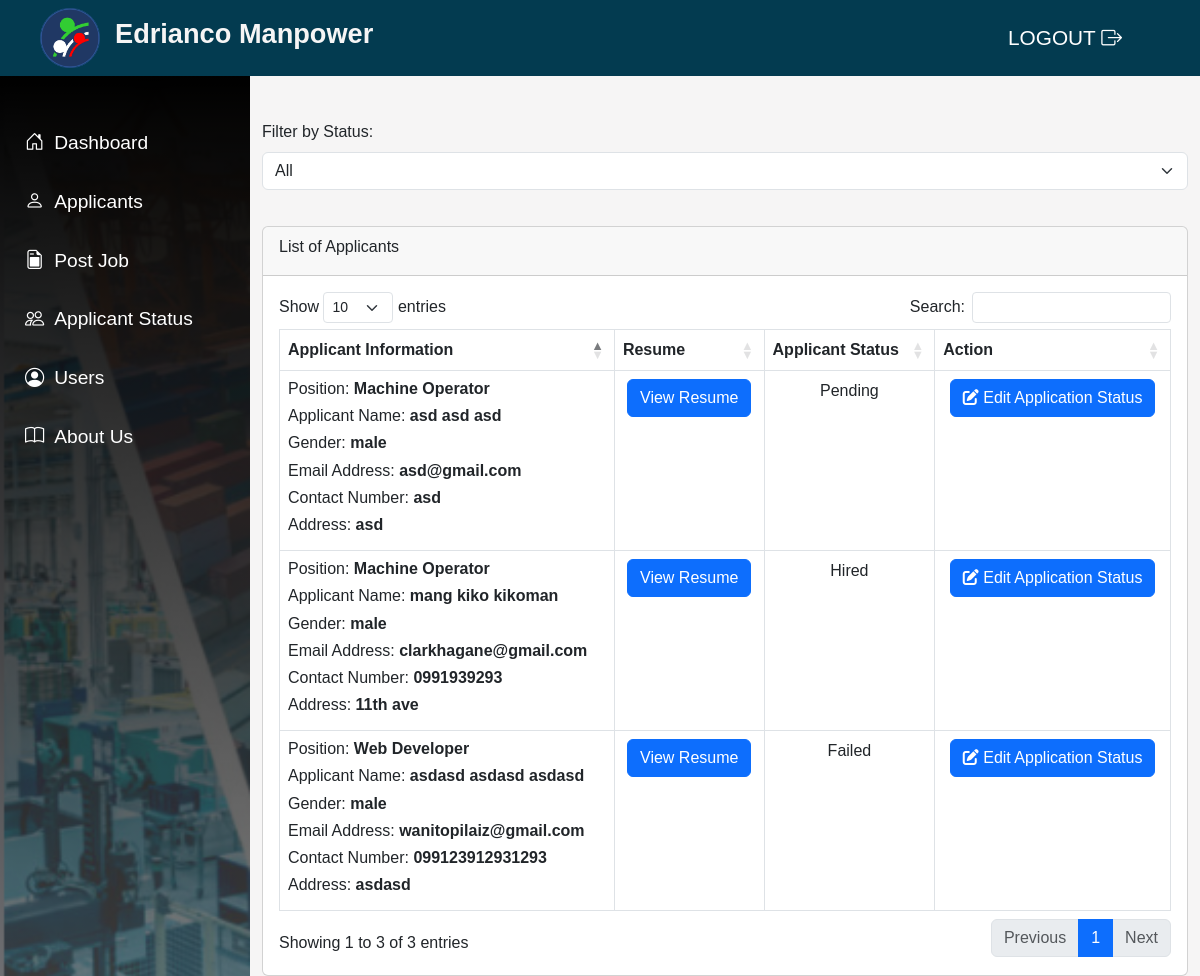
Screenshot of /admin/applicant_status.php (signed in) with the database file from the repository.
### tables this page shows
CREATE TABLE `tbl_applicant` (
  `id` int(11) NOT NULL,
  `job_id` text NOT NULL,
  `firstname` text NOT NULL,
  `middlename` text NOT NULL,
  `lastname` text NOT NULL,
  `gender` text NOT NULL,
  `email` text NOT NULL,
  `contact` text NOT NULL,
  `address` text NOT NULL,
  `resume` text NOT NULL,
  `status` text NOT NULL,
  `high_school` text NOT NULL,
  `high_school_year` text NOT NULL,
  `college` text NOT NULL,
  `college_year` text NOT NULL,
  `postgraduate` text NOT NULL,
  `postgraduate_year` text NOT NULL
);

CREATE TABLE `tbl_job` (
  `id` int(11) NOT NULL,
  `position` text NOT NULL,
  `availability` text NOT NULL,
  `salary` text NOT NULL,
  `job_type` text NOT NULL,
  `description` text NOT NULL,
  `status` text NOT NULL,
  `date_created` date DEFAULT current_timestamp(),
  `account_id` text NOT NULL,
  `account_edited` text NOT NULL,
  `date_updated` text NOT NULL
);

### admin/applicant_status.php (the view, shortened to what this page needs)
<?php
include 'config.php';
?>
<!DOCTYPE html>
<html lang="en">
<head>
	<link rel="stylesheet" href="https://cdnjs.cloudflare.com/ajax/libs/font-awesome/6.0.0-beta3/css/all.min.css">
    <link rel="stylesheet" href="https://cdn.jsdelivr.net/npm/bootstrap@5.3.0-alpha1/dist/css/bootstrap.min.css">
	<link rel="stylesheet" href="https://cdn.datatables.net/1.11.5/css/dataTables.bootstrap5.min.css">
    <link rel="stylesheet" href="https://cdn.jsdelivr.net/npm/bootstrap-icons@1.11.3/font/bootstrap-icons.min.css">
    <link rel="stylesheet" href="Istyle.css">
</head>
<body>
    <header>
        <nav class="navbar">
            <a href="#" class="logo">
                <img src="images/po.png" alt="logo">
                <h2>Edrianco Manpower</h2>
            </a>
            <a class="logoutbtn" href="logout.php" type="button" style="text-decoration: none;" name="logout"> LOGOUT   <i class="bi bi-box-arrow-right"></i></a>
        </nav>
    </header>
    <div class="sidebar">
        <a href="index.php"><i class="bi bi-house-door"></i> Dashboard</a>
        <a href="applicant.php"><i class="bi bi-person"></i> Applicants</a>
        <a href="job.php"><i class="bi bi-file-earmark-post"></i> Post Job</a>
        <a href="applicant_status.php"><i class="bi bi-people"></i> Applicant Status</a>
        <a href="user.php"><i class="bi bi-person-circle"></i> Users</a>
        <a href="about.php"><i class="bi bi-book"></i> About Us</a>
    </div>
	<div class="content">
    <div class="container-fluid mt-5">
        <div class="row" style="margin-top:120px;">
             <div class="mb-3">
             <label for="statusFilter" class="form-label">Filter by Status:</label>
             <select class="form-select" id="statusFilter">
                                <option value="">All</option>
                            </select>
                        </div>
        </div>
        <div class="row">
            <div class="col-md-12 col-lg-12">
                <div class="card" style="margin-top:20px;">
                    <div class="card-header">
                        <div class="card-title">List of Applicants</div>
                    </div>
                    <div class="card-body">
							<?php
							try {
								$sql = "SELECT *, ta.id as id, ta.status as status FROM tbl_applicant as ta LEFT JOIN tbl_job as tj ON ta.job_id = tj.id";
								$stmt = $pdo->query($sql);
								$applicants = $stmt->fetchAll(PDO::FETCH_ASSOC);
							} catch (PDOException $e) {
								echo "Error: " . $e->getMessage();
							}
							?>
                            <table id="table" class="table table-bordered">
                                <thead style="text-align:center;">
                                    <tr>
                                        <th>Applicant Information</th>
										<th>Resume</th>
                                        <th>Applicant Status</th>
                                        <th>Action</th>
                                    </tr>
                                </thead>
								<tbody>
									<?php foreach ($applicants as $applicant): ?>
										<tr>
											<td><h6 class="fw-normal">Position: <span class="fw-bold"><?= $applicant['position'] ?></span> </h6>
											<h6 class="fw-normal">Applicant Name: <span class="fw-bold"><?= $applicant['firstname'] ?> <?= $applicant['middlename'] ?> <?= $applicant['lastname'] ?></span> </h6>
											<h6 class="fw-normal">Gender: <span class="fw-bold"><?= $applicant['gender'] ?></span> </h6>
											<h6 class="fw-normal">Email Address: <span class="fw-bold"><?= $applicant['email'] ?></span> </h6>
											<h6 class="fw-normal">Contact Number: <span class="fw-bold"><?= $applicant['contact'] ?></span> </h6>
											<h6 class="fw-normal">Address: <span class="fw-bold"><?= $applicant['address'] ?></span> </h6></td>
											<td  style="text-align:center;"><a type="button" class="btn btn-primary" href="<?= $applicant['resume'] ?>" target="_blank">View Resume</a></td>
											<td  style="text-align:center;"><?= $applicant['status'] ?></td>
											<td  style="text-align:center;">
												<button class="btn btn-primary editApplicantStatus"
												data-id="<?php echo $applicant['id'];?>"
												data-status="<?php echo $applicant['status'];?>"
												><i class="fas fa-edit"></i> Edit Application Status</button>
											</td>
										</tr>
									<?php endforeach; ?>
								</tbody>
                            </table>
                        </div>
                    </div>
                </div>
            </div>
        </div>
    </div>
</body>
</html>

### admin/Istyle.css (style rules this page uses)
* { padding: 0; margin: o; box-sizing: border-box; font-family: Arial, sans-serif; }
body { width: 100%; height: 100%; background: #f6f5f5; }
header { position: fixed; width: 100%; left: 0; top: 0; }
.navbar { display: flex; align-items: center; margin: 0 auto; background: #033b50; justify-content: space-between; }
.navbar .logo { display: flex; gap: 15px; margin-left: 40px; text-decoration: none; align-items: center; }
.navbar .logo img { width: 60px; }
.navbar .logo h2 { font-size: 1.7rem; color: #f6f5f5; font-weight: 700; }
.navbar .logoutbtn { border: none; outline: none; color: #fff; font-size: 1.3rem; font-weight: 400; padding: 10px 18px; border-radius: 5px; cursor: pointer; background: none; margin-right: 60px; }
.sidebar { padding-top: 3rem; display: flex; justify-content: start; align-items: center; flex-direction: column; gap: 20px; height: 100%; width: 250px; position: fixed; background-image: linear-gradient(to top, rgba(0, 0, 0, 0.466), black), url("images/sidebg1.png"); background-repeat: no-repeat; background-size: cover; left: 0; top: 76px; z-index: 1; overflow-x: hidden; }
.sidebar a { width: 100%; display: flex; justify-content: start; padding-left: 25px; padding-top: 5px; padding-bottom: 5px; gap: 10px; color: #fff; font-size: 1.2rem; font-weight: 500; text-decoration: none; transition: 0.4s ease; font-family: Arial, sans-serif; }

### admin/applicant_status.php (style rules this page uses)
@media (min-width: 768px) { .sidebar { flex: 0 0 250px; } }
@media (min-width: 768px) { .content { margin-left: 250px; } }
table, .card { font-family:"Times New Roman"; }

### rows the page displays
tbl_applicant: job.position "Machine Operator", firstname "mang", middlename "kiko", lastname "kikoman", gender "male", email "clarkhagane@gmail.com", contact "0991939293", address "11th ave", status "Hired"
tbl_applicant: job.position "Web Developer", firstname "asdasd", middlename "asdasd", lastname "asdasd", gender "male", email "wanitopilaiz@gmail.com", contact "099123912931293", address "asdasd", status "Failed"
tbl_applicant: job.position "Machine Operator", firstname "asd", middlename "asd", lastname "asd", gender "male", email "asd@gmail.com", contact "asd", address "asd", status "Pending"
